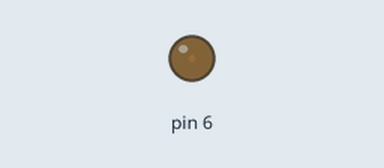
The sketch below on a simulated Arduino Uno, built with avr-gcc and run on an emulated ATmega328P. Shown: output pins drawn as LEDs (lit = HIGH).

Above: at 0.05 s.
At 2.15 s:
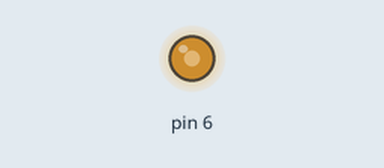
At 3.45 s:
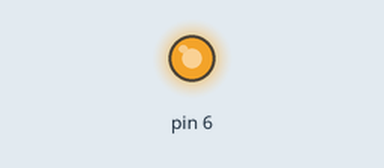
At 6.85 s:
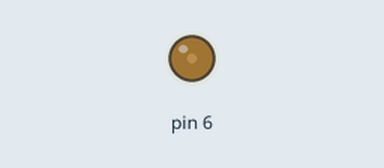
Timing chart, 0 to 10.0 s (numbered marks = the images above):
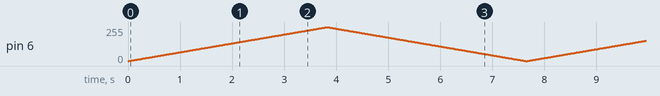

The sketch:

tema9_MotorContinua_motorQueRespira.ino
```cpp
void setup() {
  // initialize digital pin 13 as an output.
  pinMode(6, OUTPUT);
}

// the loop function runs over and over again forever
void loop() {
  for (int i=0;i<255;i++){
    analogWrite(6,i);
    delay(15);
  }
  for (int i=254;i>=0;i--){
    analogWrite(6,i);
    delay(15);
  }
}
```
